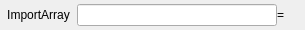
<?xml version="1.0" encoding="UTF-8"?>
<ui version="4.0">
 <class>Form</class>
 <widget class="QWidget" name="Form">
  <property name="geometry">
   <rect>
    <x>0</x>
    <y>0</y>
    <width>305</width>
    <height>30</height>
   </rect>
  </property>
  <property name="windowTitle">
   <string>Form</string>
  </property>
  <property name="styleSheet">
   <string notr="true">nameByLayerOff</string>
  </property>
  <layout class="QVBoxLayout" name="verticalLayout">
   <property name="spacing">
    <number>0</number>
   </property>
   <property name="leftMargin">
    <number>0</number>
   </property>
   <property name="topMargin">
    <number>0</number>
   </property>
   <property name="rightMargin">
    <number>0</number>
   </property>
   <property name="bottomMargin">
    <number>0</number>
   </property>
   <item>
    <layout class="QHBoxLayout" name="horizontalLayout">
     <item>
      <widget class="QToolButton" name="uiSetArray">
       <property name="toolTip">
        <string>add array &lt;identifier&gt; to code editor </string>
       </property>
       <property name="text">
        <string>ImportArray</string>
       </property>
       <property name="icon">
        <iconset resource="../../ressources.qrc">
         <normaloff>:/imageMath/imagemathapp/icons/numpy.png</normaloff>:/imageMath/imagemathapp/icons/numpy.png</iconset>
       </property>
       <property name="autoRaise">
        <bool>true</bool>
       </property>
      </widget>
     </item>
     <item>
      <widget class="Identifier" name="uiName_">
       <property name="minimumSize">
        <size>
         <width>150</width>
         <height>0</height>
        </size>
       </property>
       <property name="maximumSize">
        <size>
         <width>200</width>
         <height>16777215</height>
        </size>
       </property>
       <property name="styleSheet">
        <string notr="true"/>
       </property>
       <property name="text">
        <string/>
       </property>
      </widget>
     </item>
     <item>
      <widget class="QLabel" name="label_3">
       <property name="sizePolicy">
        <sizepolicy hsizetype="Fixed" vsizetype="Preferred">
         <horstretch>0</horstretch>
         <verstretch>0</verstretch>
        </sizepolicy>
       </property>
       <property name="text">
        <string>=</string>
       </property>
      </widget>
     </item>
     <item>
      <widget class="OutputFilename" name="uiFilename_" native="true"/>
     </item>
    </layout>
   </item>
   <item>
    <layout class="QHBoxLayout" name="horizontalLayout_2"/>
   </item>
  </layout>
 </widget>
 <customwidgets>
  <customwidget>
   <class>Identifier</class>
   <extends>QLineEdit</extends>
   <header>enmapboxapplications.imagemathapp.core</header>
  </customwidget>
  <customwidget>
   <class>OutputFilename</class>
   <extends>QWidget</extends>
   <header>enmapboxapplications.imagemathapp.core</header>
   <container>1</container>
  </customwidget>
 </customwidgets>
 <resources>
  <include location="../../ressources.qrc"/>
 </resources>
 <connections/>
</ui>
